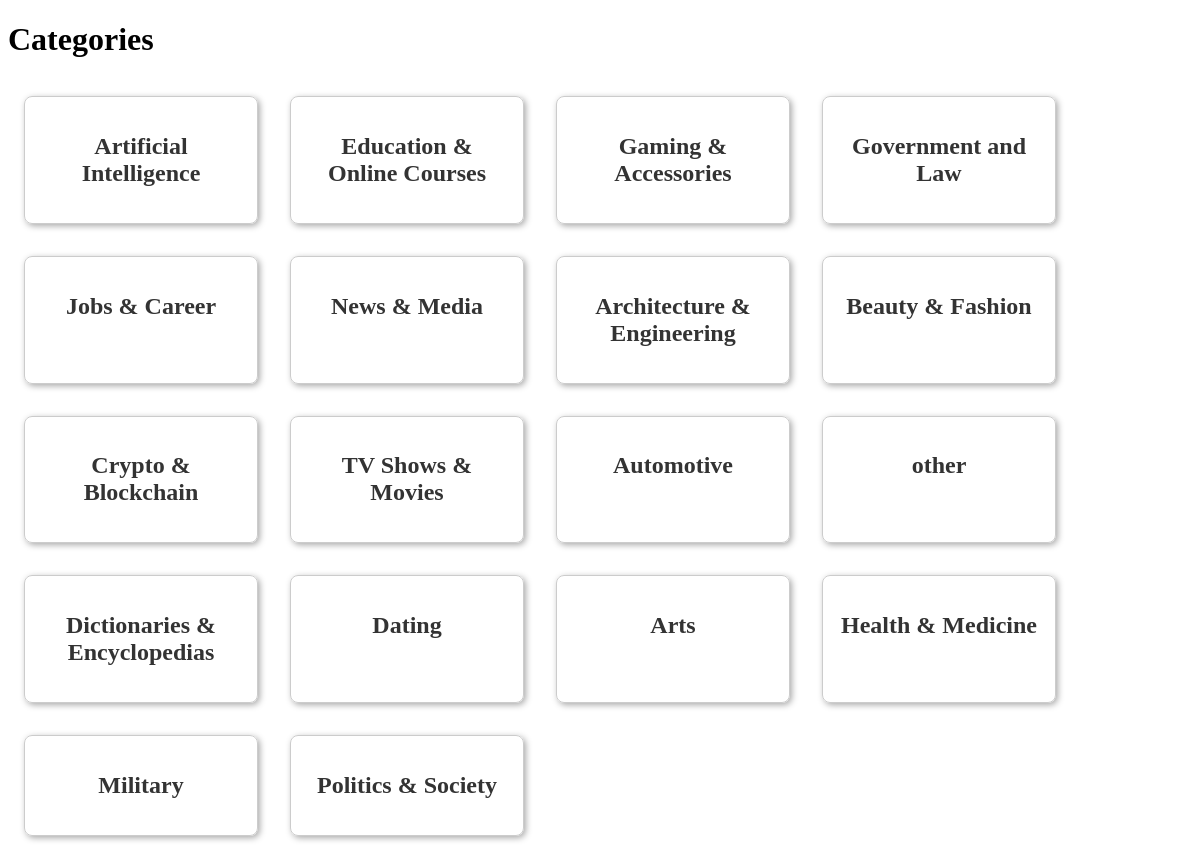
Page /categories/ on the committed database.
### base/models.py (models this page shows, shortened)
class Category(models.Model):
    name = models.CharField(max_length=100)

### base/views.py (the view)
# urls.py: path('categories/', views.category_list, name='category_list'),
def category_list(request):
    categories = Category.objects.all()
    return render(request, 'base/category_list.html', {'categories': categories})

### base/templates/base/category_list.html (shortened to what this page needs)
<!DOCTYPE html>
<html>
<head>
</head>
<body>
    <h1>Categories</h1>
    <div class="card-container">
        {% for category in categories %}
            <div class="card">
                <a href="{% url 'website_list_by_category' category.id %}">
                    <h2>{{ category.name }}</h2>
                </a>
            </div>
        {% endfor %}
    </div>
</body>
</html>

### base/templates/base/category_list.html (style rules this page uses)
.card-container { display: flex; flex-wrap: wrap; }
.card { border: 1px solid #ccc; border-radius: 8px; padding: 16px; margin: 16px; width: 200px; text-align: center; box-shadow: 2px 2px 6px #aaa; }
.card a { text-decoration: none; color: #333; }

### rows in the picture
Category: name "Artificial Intelligence"
Category: name "Education & Online Courses"
Category: name "Gaming & Accessories"
Category: name "Government and Law"
Category: name "Jobs & Career"
Category: name "News & Media"
Category: name "Architecture & Engineering"
Category: name "Beauty & Fashion"
Category: name "Crypto & Blockchain"
Category: name "TV Shows & Movies"
Category: name "Automotive"
Category: name "other"
Category: name "Dictionaries & Encyclopedias"
Category: name "Dating"
Category: name "Arts"
Category: name "Health & Medicine"
Category: name "Military"
Category: name "Politics & Society"
